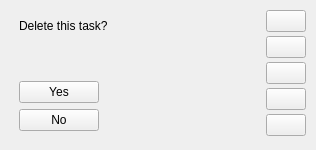
<?xml version="1.0" encoding="UTF-8"?>
<ui version="4.0">
 <class>TaskWidget</class>
 <widget class="QWidget" name="TaskWidget">
  <property name="geometry">
   <rect>
    <x>0</x>
    <y>0</y>
    <width>316</width>
    <height>150</height>
   </rect>
  </property>
  <property name="sizePolicy">
   <sizepolicy hsizetype="Preferred" vsizetype="MinimumExpanding">
    <horstretch>0</horstretch>
    <verstretch>0</verstretch>
   </sizepolicy>
  </property>
  <property name="minimumSize">
   <size>
    <width>0</width>
    <height>40</height>
   </size>
  </property>
  <property name="maximumSize">
   <size>
    <width>16777215</width>
    <height>150</height>
   </size>
  </property>
  <property name="windowTitle">
   <string>Form</string>
  </property>
  <layout class="QHBoxLayout" name="horizontalLayout" stretch="0,0">
   <property name="spacing">
    <number>10</number>
   </property>
   <property name="leftMargin">
    <number>10</number>
   </property>
   <property name="topMargin">
    <number>10</number>
   </property>
   <property name="rightMargin">
    <number>10</number>
   </property>
   <property name="bottomMargin">
    <number>10</number>
   </property>
   <item>
    <widget class="QStackedWidget" name="stackedWidget">
     <property name="currentIndex">
      <number>1</number>
     </property>
     <widget class="QWidget" name="Task">
      <layout class="QVBoxLayout" name="verticalLayout">
       <item alignment="Qt::AlignTop">
        <widget class="QLabel" name="labelTask">
         <property name="font">
          <font>
           <pointsize>14</pointsize>
           <bold>true</bold>
          </font>
         </property>
         <property name="text">
          <string>Task Title</string>
         </property>
         <property name="wordWrap">
          <bool>true</bool>
         </property>
        </widget>
       </item>
       <item alignment="Qt::AlignBottom">
        <widget class="QLabel" name="labelTaskCreated">
         <property name="font">
          <font>
           <pointsize>11</pointsize>
          </font>
         </property>
         <property name="styleSheet">
          <string notr="true"/>
         </property>
         <property name="text">
          <string>Created Date</string>
         </property>
        </widget>
       </item>
      </layout>
     </widget>
     <widget class="QWidget" name="DeletePrompt">
      <layout class="QVBoxLayout" name="verticalLayout_2">
       <item alignment="Qt::AlignLeft|Qt::AlignTop">
        <widget class="QLabel" name="label">
         <property name="text">
          <string>Delete this task?</string>
         </property>
        </widget>
       </item>
       <item alignment="Qt::AlignLeft">
        <widget class="QPushButton" name="pushButton_Yes">
         <property name="text">
          <string>Yes</string>
         </property>
        </widget>
       </item>
       <item alignment="Qt::AlignLeft">
        <widget class="QPushButton" name="pushButton_No">
         <property name="text">
          <string>No</string>
         </property>
        </widget>
       </item>
      </layout>
     </widget>
    </widget>
   </item>
   <item>
    <layout class="QVBoxLayout" name="verticalLayoutButtons" stretch="0,0,0,0,0">
     <property name="spacing">
      <number>0</number>
     </property>
     <property name="sizeConstraint">
      <enum>QLayout::SetMinimumSize</enum>
     </property>
     <item alignment="Qt::AlignHCenter|Qt::AlignTop">
      <widget class="QPushButton" name="pushButtonInfoTask">
       <property name="text">
        <string/>
       </property>
       <property name="icon">
        <iconset resource="../resources.qrc">
         <normaloff>:/icons/icons/info.svg</normaloff>:/icons/icons/info.svg</iconset>
       </property>
       <property name="iconSize">
        <size>
         <width>14</width>
         <height>14</height>
        </size>
       </property>
      </widget>
     </item>
     <item alignment="Qt::AlignHCenter|Qt::AlignTop">
      <widget class="QPushButton" name="pushButtonMoveRightTask">
       <property name="text">
        <string/>
       </property>
       <property name="icon">
        <iconset resource="../resources.qrc">
         <normaloff>:/icons/icons/arrow-right-circle.svg</normaloff>:/icons/icons/arrow-right-circle.svg</iconset>
       </property>
       <property name="iconSize">
        <size>
         <width>14</width>
         <height>14</height>
        </size>
       </property>
      </widget>
     </item>
     <item alignment="Qt::AlignHCenter|Qt::AlignTop">
      <widget class="QPushButton" name="pushButtonMoveLeftTask">
       <property name="text">
        <string/>
       </property>
       <property name="icon">
        <iconset resource="../resources.qrc">
         <normaloff>:/icons/icons/arrow-left-circle.svg</normaloff>:/icons/icons/arrow-left-circle.svg</iconset>
       </property>
       <property name="iconSize">
        <size>
         <width>14</width>
         <height>14</height>
        </size>
       </property>
      </widget>
     </item>
     <item alignment="Qt::AlignHCenter|Qt::AlignTop">
      <widget class="QPushButton" name="pushButtonEditTask">
       <property name="text">
        <string/>
       </property>
       <property name="icon">
        <iconset resource="../resources.qrc">
         <normaloff>:/icons/icons/edit-3.svg</normaloff>:/icons/icons/edit-3.svg</iconset>
       </property>
       <property name="iconSize">
        <size>
         <width>14</width>
         <height>14</height>
        </size>
       </property>
      </widget>
     </item>
     <item alignment="Qt::AlignHCenter|Qt::AlignTop">
      <widget class="QPushButton" name="pushButtonDeleteTask">
       <property name="text">
        <string/>
       </property>
       <property name="icon">
        <iconset resource="../resources.qrc">
         <normaloff>:/icons/icons/trash-2.svg</normaloff>:/icons/icons/trash-2.svg</iconset>
       </property>
       <property name="iconSize">
        <size>
         <width>14</width>
         <height>14</height>
        </size>
       </property>
      </widget>
     </item>
    </layout>
   </item>
  </layout>
 </widget>
 <resources>
  <include location="../resources.qrc"/>
 </resources>
 <connections/>
</ui>
